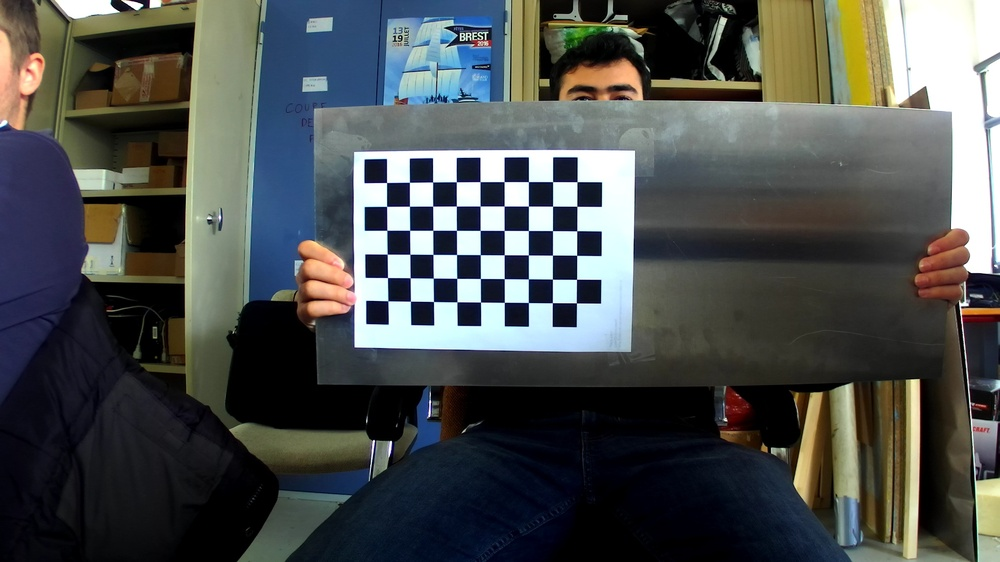
#> input picture Brouillon_&_Tests/chessboards/zed_picR_cal1.jpg, 1000 x 562 px, shrunk from 2208 x 1242 before the run
$ python zed_test2.py   (older library calls are emulated)
#> lines starting #> are read from the running program, lines starting #| are printed output that depends on the picture
import cv2
import numpy as np

# Load test images
# TEST_IMAGES is a list of paths to test images
TEST_IMAGES = ['chessboards/zed_picR_cal1.jpg', 'chessboards/zed_picL_cal1.jpg']
input_l, input_r = [cv2.imread(image, cv2.IMREAD_GRAYSCALE)
                    for image in TEST_IMAGES]
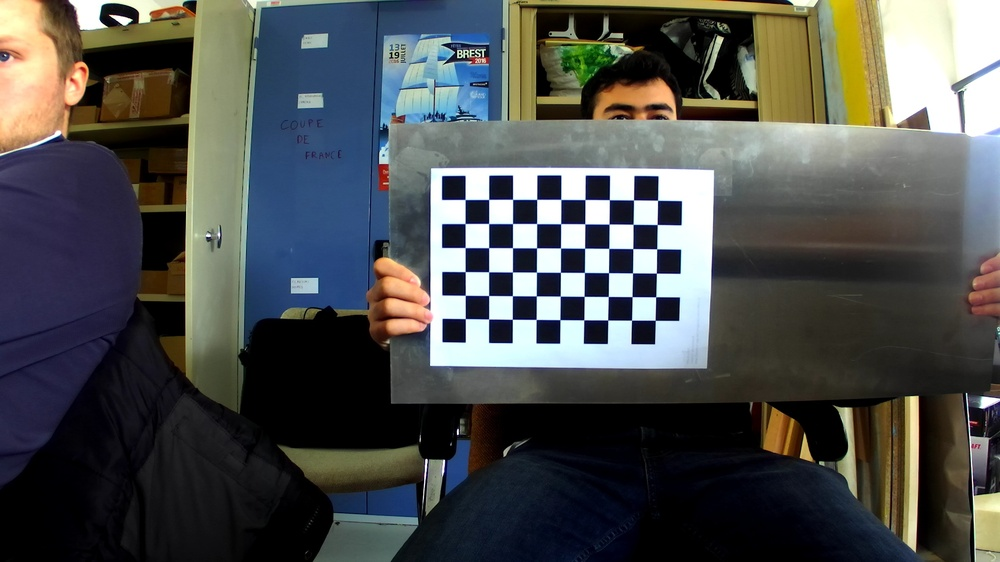
#> input picture Brouillon_&_Tests/chessboards/zed_picL_cal1.jpg, 1000 x 562 px, shrunk from 2208 x 1242 before the run
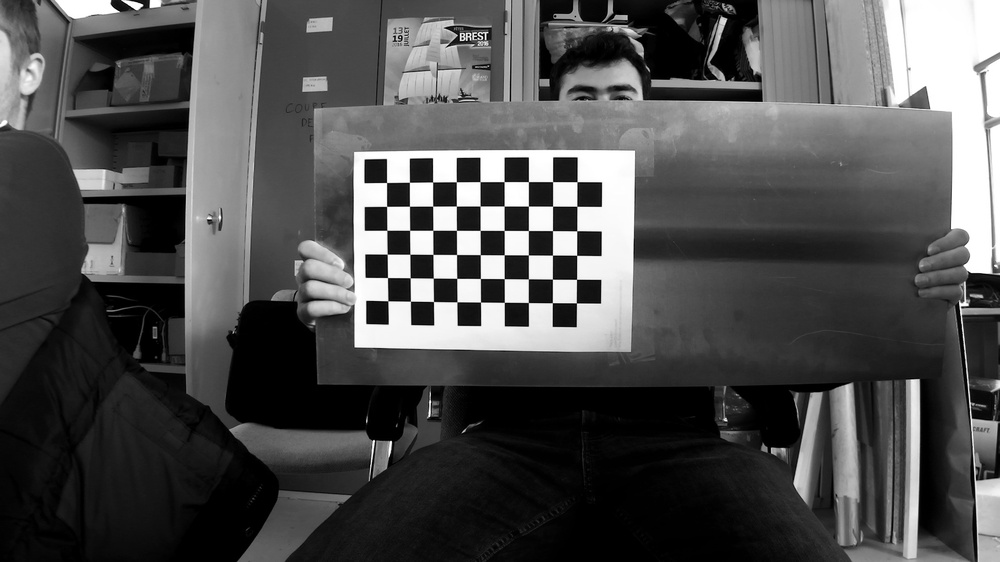
#> input_l: shape (562, 1000); min 0, max 255, mean 78.8
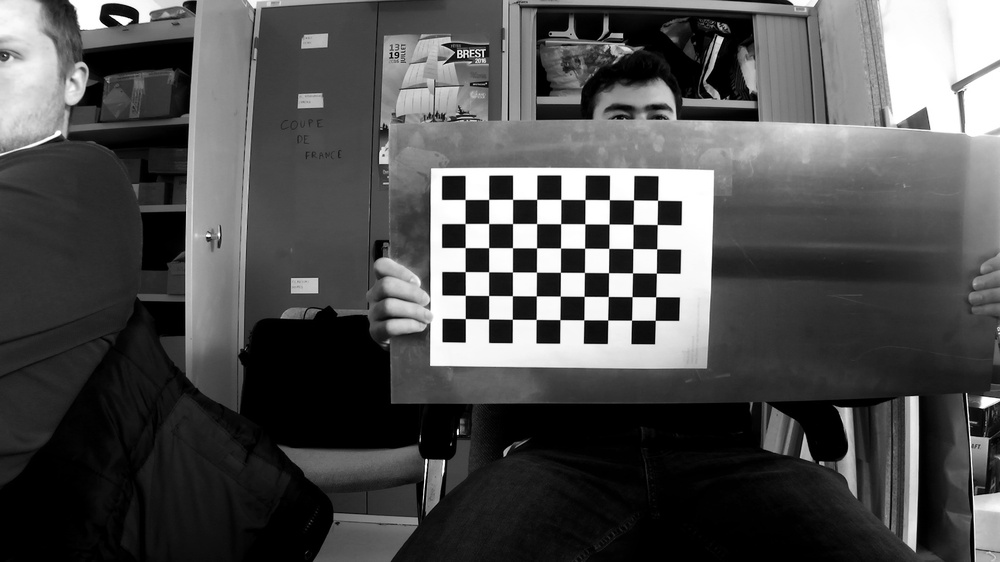
#> input_r: shape (562, 1000); min 0, max 255, mean 78.7
image_size = input_l.shape[:2]
#> image_size = (562, 1000)

# Retrieve chessboard corners
# CHESSBOARD_ROWS and CHESSBOARD_COLUMNS are the number of inside rows and
# columns in the chessboard used for calibration
CHESSBOARD_ROWS = 6
CHESSBOARD_COLUMNS = 9
pattern_size = CHESSBOARD_ROWS, CHESSBOARD_COLUMNS
object_points = np.zeros((np.prod(pattern_size), 3), np.float32)
object_points[:, :2] = np.indices(pattern_size).T.reshape(-1, 2)
# SQUARE_SIZE is the size of the chessboard squares in cm
SQUARE_SIZE = 2.5
object_points *= SQUARE_SIZE
image_points = {}
ret, corners_l = cv2.findChessboardCorners(input_l, pattern_size, True)
#> ret = True; corners_l = 54 rows, first 8: [387.8, 300.8], [387.5, 277.5], [387.2, 254.2], [386.8, 230.3], [386.6, 206.4], [386.6, 182.5], [410.4, 301.2], [410.2, 277.8]
cv2.cornerSubPix(input_l, corners_l,
                 (11, 11), (-1, -1),
                 (cv2.TERM_CRITERIA_MAX_ITER + cv2.TERM_CRITERIA_EPS,
                  30, 0.01))
image_points["left"] = corners_l.reshape(-1, 2)
ret, corners_r = cv2.findChessboardCorners(input_r, pattern_size, True)
#> corners_r = 54 rows, first 8: [465.3, 318.6], [465.3, 295.3], [465.2, 271.6], [465.1, 247.6], [465.1, 223.5], [465.1, 199.5], [488.6, 319], [488.6, 295.5]
cv2.cornerSubPix(input_r, corners_r,
                 (11, 11), (-1, -1),
                 (cv2.TERM_CRITERIA_MAX_ITER + cv2.TERM_CRITERIA_EPS,
                  30, 0.01))
image_points["right"] = corners_r.reshape(-1, 2)

# Calibrate cameras
(cam_mats, dist_coefs, rect_trans, proj_mats, valid_boxes,
 undistortion_maps, rectification_maps) = {}, {}, {}, {}, {}, {}, {}
criteria = (cv2.TERM_CRITERIA_MAX_ITER + cv2.TERM_CRITERIA_EPS,
            100, 1e-5)
flags = (cv2.CALIB_FIX_ASPECT_RATIO + cv2.CALIB_ZERO_TANGENT_DIST +
         cv2.CALIB_SAME_FOCAL_LENGTH)
(ret, cam_mats["left"], dist_coefs["left"], cam_mats["right"],
 dist_coefs["right"], rot_mat, trans_vec, e_mat,
#> (the run stopped early here; a loop or call above may not have finished)
